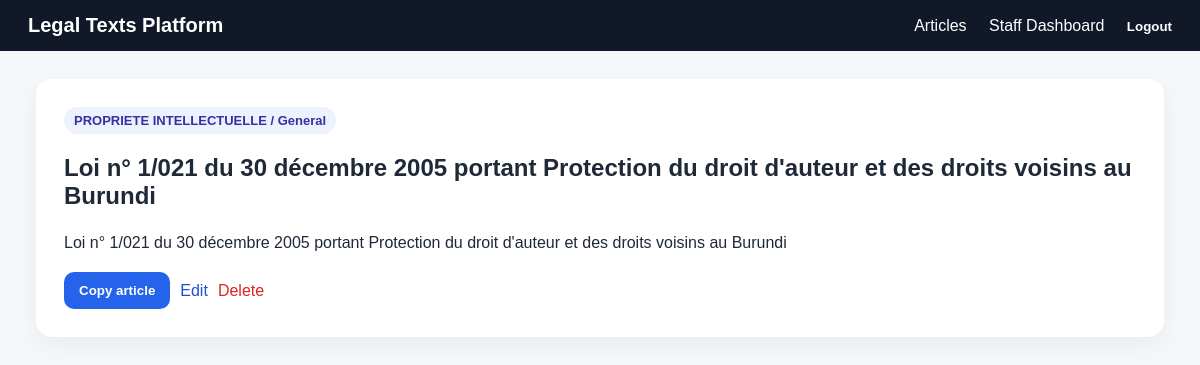
/articles/2/ (signed in), run on the app's committed database.
### legaltexts/models.py (models this page shows, shortened)
class LegalArticle(models.Model):
    section = models.ForeignKey(Section, on_delete=models.CASCADE, related_name='articles')
    title = models.CharField(max_length=500)
    reference_number = models.CharField(max_length=120, blank=True)
    content = models.TextField(blank=True, help_text='Full text, notes, or useful extract.')
    keywords = models.CharField(max_length=500, blank=True)
    source_link = models.URLField(blank=True)
    order = models.PositiveIntegerField(default=0)
    is_active = models.BooleanField(default=True)
    created_at = models.DateTimeField(auto_now_add=True)
    updated_at = models.DateTimeField(auto_now=True)
    class Meta:
        ordering = ['section__part__order', 'section__order', 'order', 'title']

class Section(models.Model):
    part = models.ForeignKey(Part, on_delete=models.CASCADE, related_name='sections')
    title = models.CharField(max_length=255)
    description = models.TextField(blank=True)
    order = models.PositiveIntegerField(default=0)
    class Meta:
        ordering = ['part__order', 'order', 'title']
        unique_together = ('part', 'title')

class Part(models.Model):
    title = models.CharField(max_length=255, unique=True)
    description = models.TextField(blank=True)
    order = models.PositiveIntegerField(default=0)
    class Meta:
        ordering = ['order', 'title']

### legaltexts/views.py (the view)
# urls.py: path('articles/<int:pk>/', views.ArticleDetailView.as_view(), name='article_detail'),
class ArticleDetailView(LoginRequiredMixin, DetailView):
    model = LegalArticle
    template_name = 'legaltexts/article_detail.html'
    context_object_name = 'article'
    def get_queryset(self):
        qs = LegalArticle.objects.select_related('section', 'section__part')
        if not self.request.user.is_staff:
            qs = qs.filter(is_active=True)
        return qs

### legaltexts/templates/legaltexts/article_detail.html (shortened to what this page needs)
{% extends 'legaltexts/base.html' %}
{% block content %}
<article class="detail-card">
    <div class="badge">{{ article.section.part.title }} / {{ article.section.title }}</div>
    <h1>{{ article.title }}</h1>
    <div id="article-copy-{{ article.id }}" class="article-body">
        <p>{{ article.content|linebreaks }}</p>
    </div>
    <div class="actions">
        <button id="copy-btn-{{ article.id }}" onclick="copyArticle('{{ article.id }}')">Copy article</button>
        {% if user.is_staff %}
            <a href="{% url 'article_edit' article.id %}">Edit</a>
            <a class="danger" href="{% url 'article_delete' article.id %}">Delete</a>
        {% endif %}
    </div>
</article>
{% endblock %}

### legaltexts/static/legaltexts/css/style.css (style rules this page uses)
* { box-sizing: border-box; }
body { margin: 0; font-family: Arial, sans-serif; background: #f5f7fb; color: #1f2937; }
a { color: #1d4ed8; text-decoration: none; }
button, .primary, .secondary { border: 0; padding: 11px 15px; border-radius: 10px; cursor: pointer; font-weight: 600; display: inline-block; }
button, .primary { background: #2563eb; color: white; }
.danger { color: #dc2626; }
.article-card, .detail-card, .auth-card, .form-card, table { background: white; border-radius: 16px; box-shadow: 0 8px 24px rgba(0,0,0,.05); }
.badge { display: inline-block; background: #eef2ff; color: #3730a3; padding: 6px 10px; border-radius: 999px; font-size: 13px; font-weight: bold; }
.actions { display: flex; flex-wrap: wrap; gap: 10px; align-items: center; margin-top: 14px; }
.detail-card { padding: 28px; }
.article-body { line-height: 1.65; margin-top: 20px; }

### data on the page
LegalArticle: section.part "PROPRIETE INTELLECTUELLE", section "General", title "Loi n° 1/021 du 30 décembre 2005 portant Protection du droit d'auteur et des droits voisins au Burundi", content "Loi n° 1/021 du 30 décembre 2005 portant Protection du droit d'auteur et des droits voisins au Burundi"
